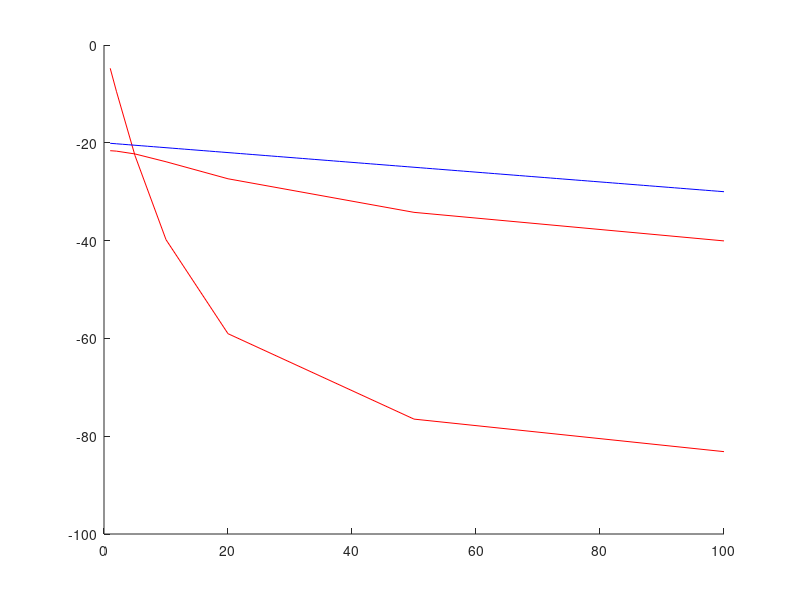
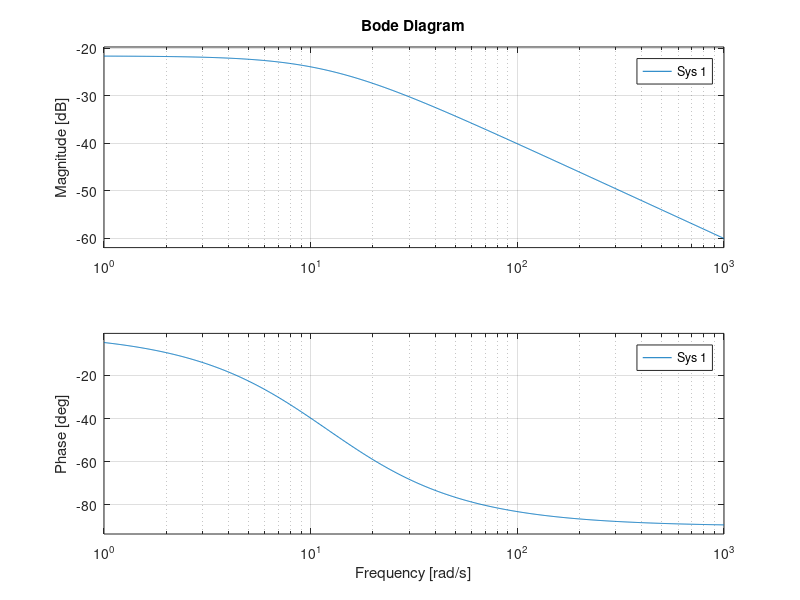

These charts were generated, in order, by the following MATLAB code:
clear,clc

a=[1,2,5,10,20,50,100];
gain=-10*log10(a.^2+144)
phase=atand(-a/12)
x=linspace(1,100,100);
y=-.1.*x-20;
hold on
plot(a,gain,'r')
plot(a,phase,'r')
plot(x,y,'b')
hold off
figure 
bode(tf([1],[1,12]))
